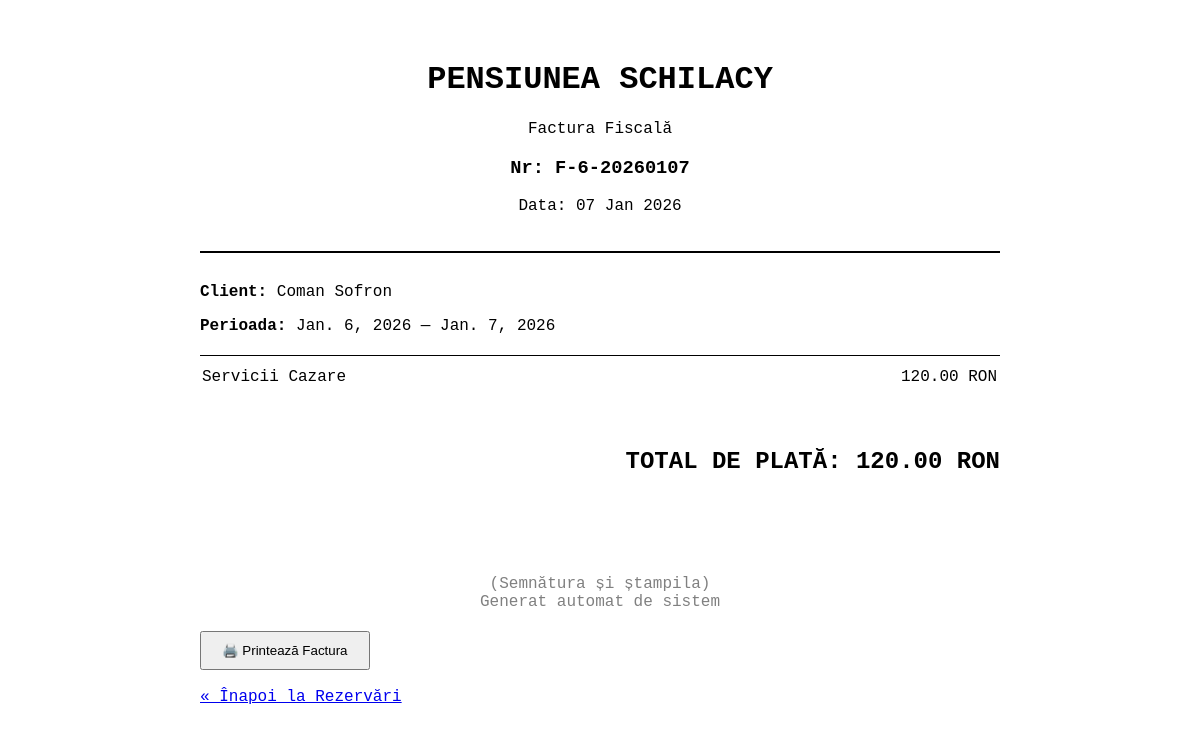
Page /factura/4/ (signed in) on the committed database.
### cazare/models.py (models this page shows, shortened)
class Factura(models.Model):
    rezervare = models.OneToOneField(Rezervare, on_delete=models.CASCADE)
    numar_factura = models.CharField(max_length=20, unique=True)
    data_emitere = models.DateTimeField(default=timezone.now)
    total_plata = models.DecimalField(max_digits=10, decimal_places=2)
    este_platita = models.BooleanField(default=False)

class Rezervare(models.Model):
    client = models.ForeignKey(Client, on_delete=models.CASCADE)
    camere = models.ManyToManyField(Camera)
    data_check_in = models.DateField()
    data_check_out = models.DateField()
    status = models.CharField(max_length=20, default='activa')

class Client(models.Model):
    nume = models.CharField(max_length=50)
    prenume = models.CharField(max_length=50)
    email = models.EmailField(unique=True)
    telefon = models.CharField(max_length=15)

### cazare/views.py (the view)
# urls.py: path('factura/<int:factura_id>/', views.vizualizare_factura, name='vizualizare_factura'),
@login_required
def vizualizare_factura(request, factura_id):
    factura = get_object_or_404(Factura, id=factura_id)
    return render(request, 'cazare/factura.html', {'factura': factura})

### cazare/templates/cazare/factura.html (shortened to what this page needs)
<!DOCTYPE html>
<html lang="ro">
<head>
</head>
<body>
    <div class="header">
        <h1>PENSIUNEA SCHILACY</h1>
        <p>Factura Fiscală</p>
        <h3>Nr: {{ factura.numar_factura }}</h3>
        <p>Data: {{ factura.data_emitere|date:"d M Y" }}</p>
    </div>
    <div class="detalii">
        <p><strong>Client:</strong> {{ factura.rezervare.client.nume }} {{ factura.rezervare.client.prenume }}</p>
        <p><strong>Perioada:</strong> {{ factura.rezervare.data_check_in }} — {{ factura.rezervare.data_check_out }}</p>
        <table style="width: 100%; margin-top: 20px; border-top: 1px solid black;">
            <tr>
                <td style="padding: 10px 0;">Servicii Cazare</td>
                <td style="text-align: right;">{{ factura.total_plata }} RON</td>
            </tr>
        </table>
    </div>
    <div class="total">
        TOTAL DE PLATĂ: {{ factura.total_plata }} RON
    </div>
    <div class="stampila">
        (Semnătura și ștampila)
        <br>
        Generat automat de sistem
    </div>
    <button onclick="window.print()">🖨️ Printează Factura</button>
    <br><br>
    <a href="{% url 'lista_rezervari' %}">« Înapoi la Rezervări</a>
</body>
</html>

### cazare/templates/cazare/factura.html (style rules this page uses)
body { font-family: Courier, monospace; padding: 40px; max-width: 800px; margin: auto; }
.header { text-align: center; border-bottom: 2px solid black; padding-bottom: 20px; }
.detalii { margin-top: 30px; }
.total { margin-top: 50px; text-align: right; font-size: 24px; font-weight: bold; }
.stampila { margin-top: 100px; text-align: center; color: gray; }
button { margin-top: 20px; padding: 10px 20px; cursor: pointer; }

### rows in the picture
Factura: numar_factura "F-6-20260107", data_emitere "07 Jan 2026", rezervare.client.nume "Coman", rezervare.client.prenume "Sofron", rezervare.data_check_in "Jan. 6, 2026", rezervare.data_check_out "Jan. 7, 2026", total_plata "120.00"
